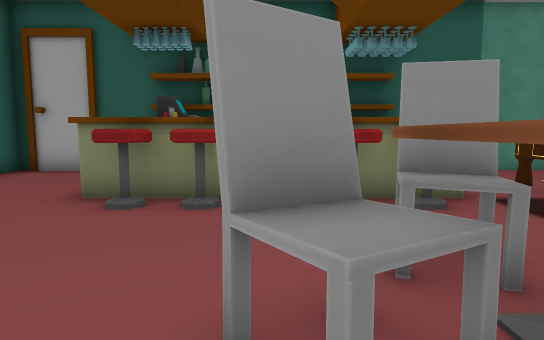
[1] (above)

12 first-person views from a walk through a Unity game level. The camera is 1.3 m above the floor, tilts 6° down and sees 75° across. The floor is counted in squares, 1 m on a side. Each view is taken from the middle of a square. On the plan, view 1 faces up. The plan holds only what a view shows up to about 15 squares ahead; the rest is blank. The place goes on beyond the plan.

[2]
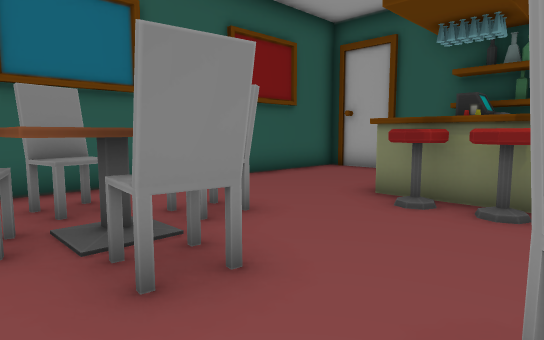

[3]
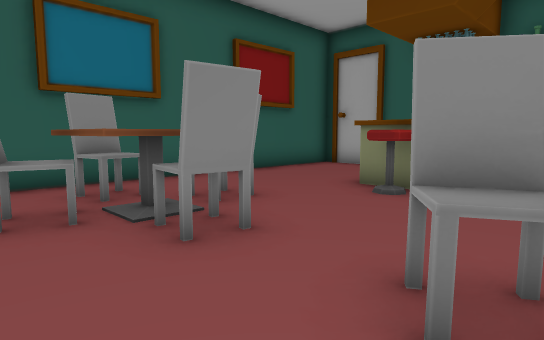

[4]
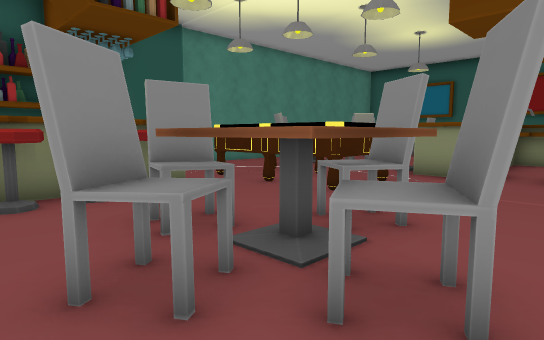

[5]
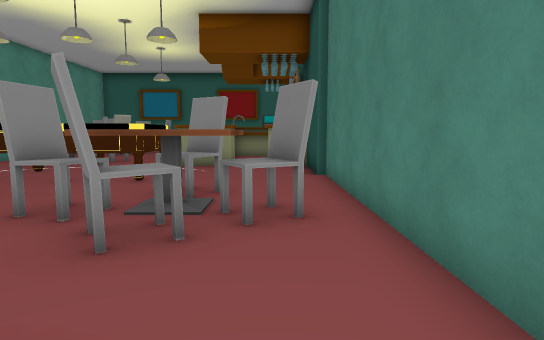

[6]
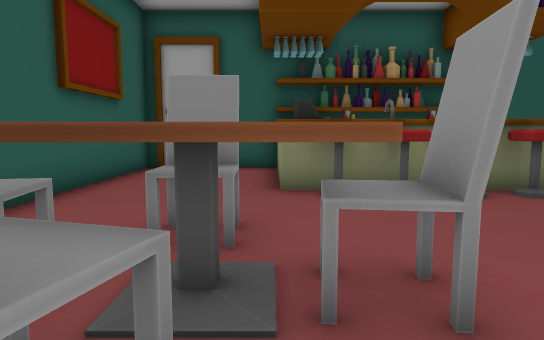

[7]
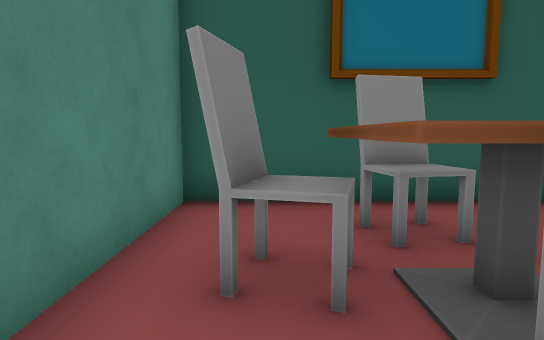

[8]
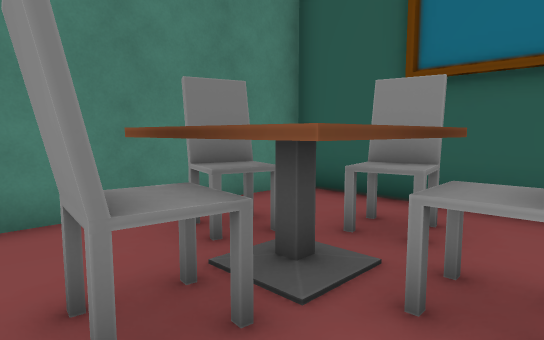

[9]
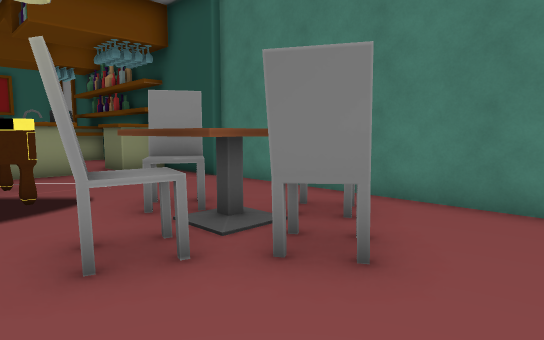

[10]
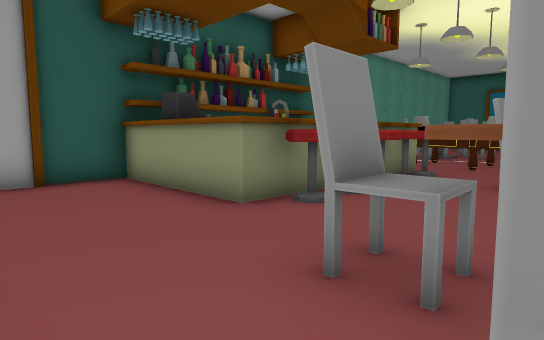

[11]
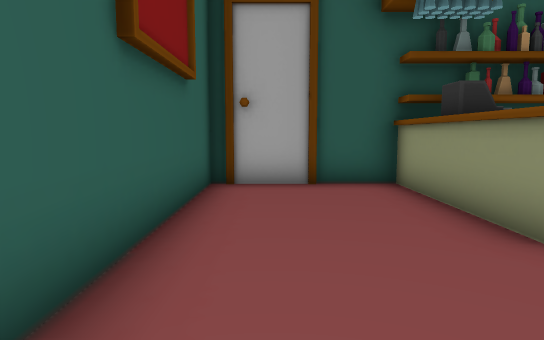

[12]
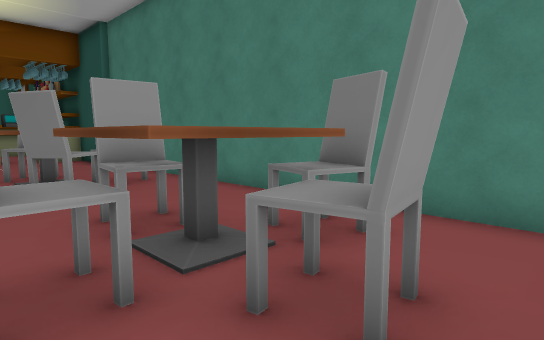

### Floor plan
Key: @ floor where view 1 was taken; # wall or solid block; . floor; = window, fence, low wall or low ledge; ^ raised ledge; O other object.
Columns run from 9 left of view 1 to 7 right of it. Each row starts with its distance up from view 1.
 12 #######
 11 #....##
 10 #....^^
  9 #....^        ..
  8 #....^ ^ ^   ^.O
  7 #....^^^^^^^^^O
  6 #.....^^^^^^^ OO
  5 #.............O
  4 #...^......#..OOO
  3 #..#^^....^^^....
  2 #.#^^^^..#^^^^ .
  1 #.#^^^^..=^^^# .
  0 #..#^....@^# ...
 -1 #..........######
 -2 #############

Positions as (right, up) in squares from view 1, and headings:
1: (0, 0), facing up
2: (0, 0), facing up-left
3: (1, -1), facing up-left
4: (-1, -1), facing up-right
5: (-4, 0), facing right
6: (-4, -1), facing up
7: (-2, 0), facing left
8: (-2, 4), facing down-left
9: (-2, 5), facing down-right
10: (-8, 2), facing up-right
11: (-7, 3), facing up
12: (-8, 4), facing down-right
